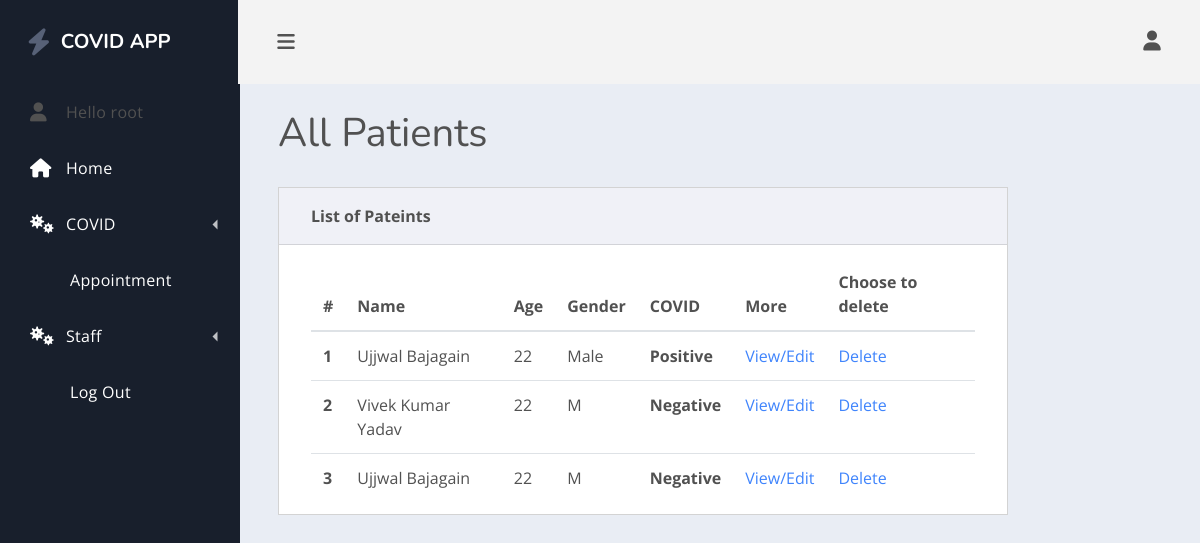
The page /listpatient/ (signed in) on the database as committed earlier.
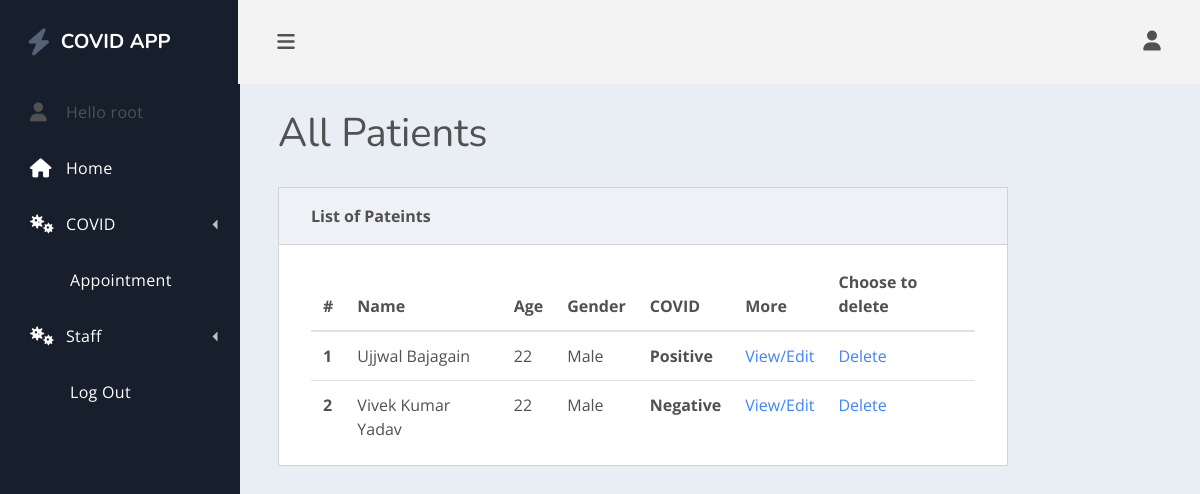
The same page on the database as committed later.
### healthcare/models.py (models this page shows)
class Patient(models.Model):
    GENDER_CHOICES = [('Male', 'Male'), ('Female', 'Female'), ('Other', 'Other'), ('NA', 'I do not wish to say')]
    BOOL_CHOICES = [('Yes', 'Yes'), ('No', 'No')]
    user = models.OneToOneField(User, null=True,blank=True, on_delete=models.CASCADE)
    first_Name = models.CharField(max_length= 200, null= True)
    last_Name = models.CharField(max_length= 200, null= True)
    phone = models.CharField(max_length= 200, null= True)
    email = models.CharField(max_length=200, null= True)
    address = models.CharField(max_length=200, null= True)
    date_created = models.DateField(auto_now_add = True)
    birth_date = models.DateField(blank= True,null=True)
    age = models.DecimalField(decimal_places=0, max_digits=50, null=True)
    gender = models.CharField(max_length=25, choices=GENDER_CHOICES, blank= True)
    height = models.CharField(max_length=10, default='0.00 ft')
    weight = models.CharField(max_length=10, default='0.00 lbs')
    allergies = models.CharField(max_length=200, null=True)
    emergency_contact_name = models.CharField(max_length=200, null=True)
    emergency_contact_phone = models.CharField( max_length=200, null=True)
    emergency_contact_address = models.CharField(max_length=200, null=True)
    insurance_provider = models.CharField(max_length=200, null=True)
    diagnosis = models.TextField(blank=True, null=True)
    pre_existing_conditions = models.TextField(blank=True, null=True)
    lab_reports = models.TextField(blank=True, null=True)
    have_you_been_tested_positive_for_COVID = models.CharField(max_length=5, choices=BOOL_CHOICES,null=True)
    def __str__(self):
        if (self.first_Name and self.last_Name):
            display = (self.first_Name + " " + self.last_Name)
        else:
            display = str(self.date_created)
        return display

### healthcare/decorators.py (the view)
    def wrapper_function(request, *args, **kwargs):
        group = None
        if request.user.groups.exists():
            group = request.user.groups.all()[0].name
        if group == 'patient':
            messages.warning(request, 'Your are Redirected as you are not authorized to view the requested page ')
            return redirect('home')
        if group == 'staff':
            return view_func(request, *args, **kwargs)

### healthcare/views.py (called while the page is built)
@staff_only
def listPatient(request):
    patients = Patient.objects.all()
    context = {'patients': patients}
    return render(request, 'healthcare/listPatient.html', context)

### healthcare/templates/healthcare/listPatient.html
{% extends 'healthcare/main.html' %}
{% block content %}
    {% load myfilters %}
    <main class="dash-content">
        <div class="container-fluid">
            <h1 class="dash-title">All Patients</h1>
            <div class="row">
                <div class="col-lg-10">
                    <div class="card spur-card">
                        <div class="card-header">
                            <div class="spur-card-title">List of Pateints</div>
                        </div>
                        <div class="card-body ">
                            <table class="table table-hover table-in-card">
                                <thead>
                                <tr>
                                    <th scope="col">#</th>
                                    <th scope="col">Name</th>
                                    <th scope="col">Age</th>
                                    <th scope="col">Gender</th>
                                    <th scope="col">COVID</th>
                                    <th scope="col">More</th>
                                    <th scope="col">Choose to delete</th>
                                </tr>
                                </thead>
                                <tbody>
                                {% for patient in patients %}
                                    <tr>
                                        <th scope="row"> {{ forloop.counter }}</th>
                                        <td>{{ patient }}</td>
                                        <td>
                                            {{ patient.age }}
                                        </td>
                                        <td>
                                            {{ patient.gender }}
                                        </td>
                                        <th>
                                            {% if patient.have_you_been_tested_positive_for_COVID == 'Yes' %}
                                                Positive
                                            {% else %}
                                                Negative
                                            {% endif %}
                                        </th>
                                        <td>
                                            <a href=" {% url 'editPatient' patient.id %}" {{ patient.gender }}>View/Edit</a>
                                        </td>
                                        <td>
                                            <a href=" {% url 'deletepatient' patient.id %}">Delete</a>
                                        </td>
                                    </tr>
                                {% endfor %}
                                </tbody>
                            </table>
                        </div>
                    </div>
                </div>
            </div>
        </div>
    </main>
{% endblock %}

### healthcare/templates/healthcare/main.html (shortened to what this page needs)
{% load static %}
<!doctype html>
<html lang="en">
<head>
    <link rel="stylesheet" href="https://use.fontawesome.com/releases/v5.4.1/css/all.css">
    <link rel="stylesheet" href="{% static 'css/spur.css'%}">
</head>
<body>
<div class="dash">
    {% include 'healthcare/nav.html' %}
    <div class="dash-app">
        <header class="dash-toolbar">
            <a href="#!" class="menu-toggle">
                <i class="fas fa-bars"></i>
            </a>
            <div class="tools">
                {% if user.is_authenticated %}
                    <div class="dropdown tools-item">
                        <a href="#" class="" id="dropdownMenu1" data-toggle="dropdown" aria-haspopup="true" aria-expanded="false">
                            <i class="fas fa-user"></i>
                        </a>
                    </div>
                {% else %}
                    <nav class="dash-nav-list">
                        <a href="{% url 'login' %}" class="dash-nav-item">Sign In </a>
                    </nav>
                {% endif %}
            </div>
        </header>
        {% block content %}
        {% endblock %}
        {% if user.is_authenticated %}
            </div>
            </div>
        {% endif %}
</body>
</html>

### healthcare/templates/healthcare/nav.html (shortened to what this page needs)
<div class="dash-nav dash-nav-dark">
    <header>
        <a href="{% url 'home' %}" class="spur-logo"><i class="fas fa-bolt"></i>COVID APP</a>
    </header>
    <nav class="dash-nav-list">
        {% if user.is_authenticated %}
            <div class="dash-nav-item">
                <i class="fas fa-user"></i> Hello {{ user.username }} </a>
            </div>
        {% endif %}
        <a href="{% url 'home' %}" class="dash-nav-item">
            <i class="fas fa-home"></i> Home </a>
        <div class="dash-nav-dropdown">
            <a href="#!" class="dash-nav-item dash-nav-dropdown-toggle">
                <i class="fas fa-viruses"></i> COVID </a>
        </div>
        {% if user.is_authenticated %}
            <a href="{% url 'scheduleAppointment' %}" class="dash-nav-item">Appointment</a>
            {% if user.is_staff  %}
                <div class="dash-nav-dropdown">
                    <a href="#!" class="dash-nav-item dash-nav-dropdown-toggle">
                        <i class="fas fa-viruses"></i>Staff </a>
                </div>
            {% endif %}
        {% endif %}
        {% if user.is_authenticated %}
            <a href="{% url 'logout' %}" class="dash-nav-item">
                </i> Log Out </a>
        {% else %}
            <a href="{% url 'login' %}" class="dash-nav-item">
                </i> Log In </a>
        {% endif %}
    </nav>
</div>

Rows that differ between the two databases and show on the page:
removed Patient: first_Name+last_Name "Ujjwal Bajagain", age "22", gender "M", have_you_been_tested_positive_for_COVID "Negative"
changed Patient "Vivek Kumar Yadav": gender "M" → "Male"
